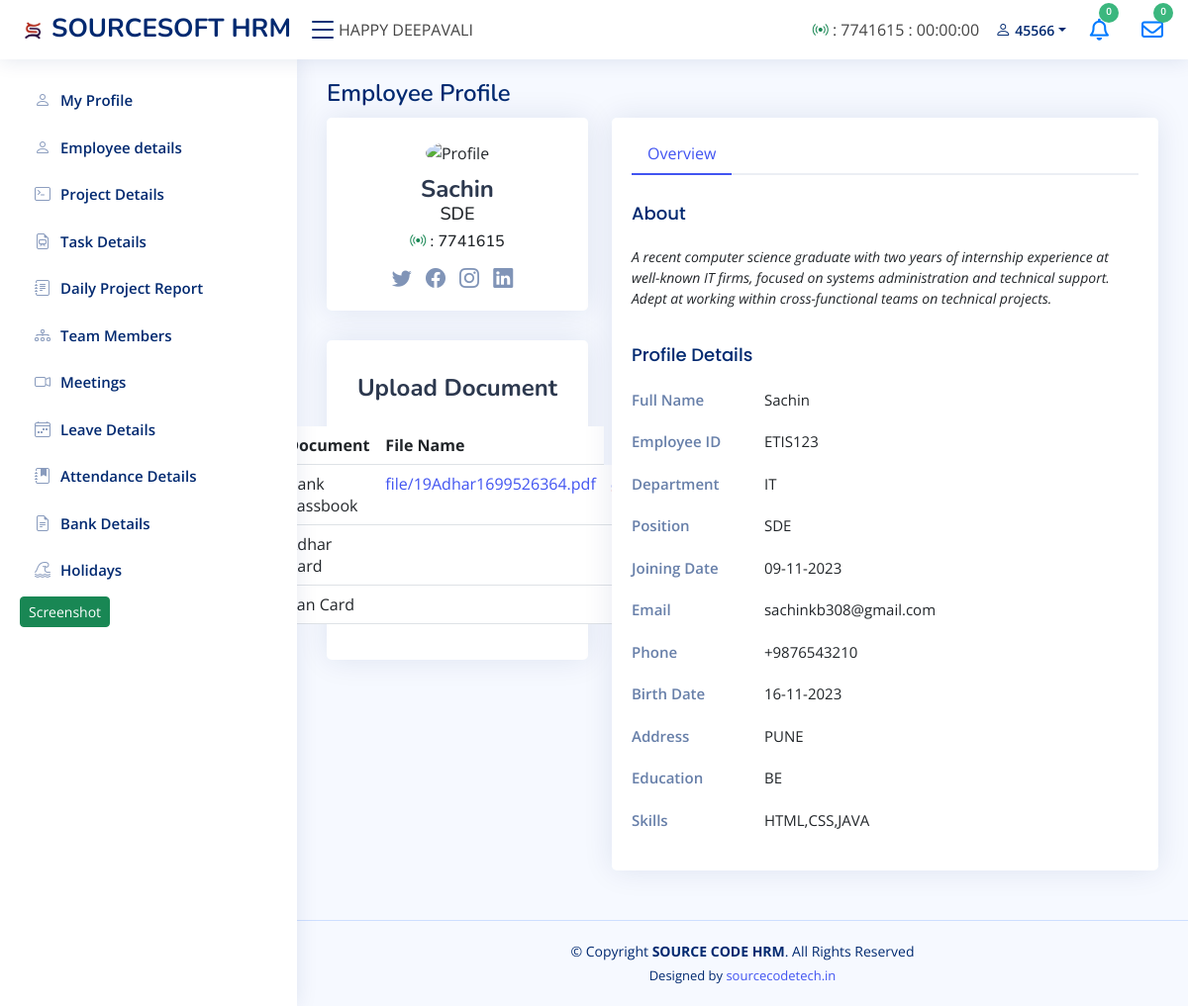
Screenshot of /sourcesoft/employee_dashboard/emp_profile1.php?id=ETIS123 (signed in) with the database file from the repository.
### tables this page shows
CREATE TABLE `notice` (
  `id` int(11) NOT NULL,
  `notice` varchar(500) NOT NULL
);

CREATE TABLE `emp_details` (
  `id` int(90) NOT NULL,
  `fname` varchar(100) NOT NULL,
  `empid` varchar(50) NOT NULL,
  `email` varchar(50) NOT NULL,
  `phno` varchar(12) NOT NULL,
  `username` varchar(50) NOT NULL,
  `pass` varchar(50) NOT NULL,
  `department` varchar(50) NOT NULL,
  `position` varchar(50) NOT NULL,
  `proname` varchar(200) NOT NULL,
  `sdate` varchar(40) NOT NULL,
  `edate` varchar(40) NOT NULL,
  `man` varchar(50) NOT NULL,
  `jdate` varchar(10) NOT NULL,
  `bdate` varchar(10) NOT NULL,
  `add` varchar(200) NOT NULL,
  `edu` varchar(40) NOT NULL,
  `about` text NOT NULL,
  `skills` varchar(50) NOT NULL,
  `status` varchar(255) NOT NULL,
  `last_act` datetime NOT NULL,
  `twitter` varchar(100) NOT NULL,
  `facebook` varchar(100) NOT NULL,
  `instagram` varchar(100) NOT NULL,
  `linkedin` varchar(100) NOT NULL,
  `profile_pic` varchar(300) NOT NULL,
  `adhar_card` varchar(300) NOT NULL,
  `pan_card` varchar(300) NOT NULL
);

CREATE TABLE `bank_details` (
  `id` int(20) NOT NULL,
  `empid` varchar(50) NOT NULL,
  `employeeName` varchar(30) NOT NULL,
  `accountNumber` varchar(40) NOT NULL,
  `bankName` varchar(50) NOT NULL,
  `branchName` varchar(100) NOT NULL,
  `ifscCode` varchar(50) NOT NULL,
  `bankpass` varchar(255) NOT NULL
);

### sourcesoft/employee_dashboard/emp_profile1.php (the view, shortened to what this page needs)
<?php
include 'connection.php';
?>
<!DOCTYPE html>
<html lang="en">
<head>
    <link href="assets/vendor/bootstrap/css/bootstrap.min.css" rel="stylesheet">
    <link href="assets/vendor/bootstrap-icons/bootstrap-icons.css" rel="stylesheet">
    <link href="assets/vendor/boxicons/css/boxicons.min.css" rel="stylesheet">
    <link href="assets/vendor/quill/quill.snow.css" rel="stylesheet">
    <link href="assets/vendor/quill/quill.bubble.css" rel="stylesheet">
    <link href="assets/vendor/remixicon/remixicon.css" rel="stylesheet">
    <link href="assets/vendor/simple-datatables/style.css" rel="stylesheet">
    <link rel=”stylesheet” href=”https://cdn.jsdelivr.net/npm/bootstrap@4.6.1/dist/css/bootstrap.min.css”>
    <link href="assets/css/style.css" rel="stylesheet">
    <link rel="stylesheet" href="https://cdn.jsdelivr.net/npm/sweetalert2@11.0.18/dist/sweetalert2.min.css">
</head>
<body>
    <?php include "include/header.php"; ?>
    <?php include "include/sidebar.php"; ?>
    <main id="main" class="main">
        <div class="pagetitle">
            <h1>Employee Profile</h1>
        </div>
        <section class="section profile">
            <div class="row">
                <div class="col-xl-4">
                <?php
                    $id = $_GET['id'];
                    $user_data = "SELECT * FROM emp_details WHERE empid='$id'";
                    $result = mysqli_query($conn, $user_data);
                    $show_data = mysqli_fetch_assoc($result);
                    $emp_fname = $show_data['fname'];
                    $emp_position = $show_data['position'];
                    $user_data1 = "SELECT * FROM bank_details WHERE empid='$id'";
                    $result1 = mysqli_query($conn, $user_data1);
                    $show_data1 = mysqli_fetch_assoc($result1);
                    ?>
                    <div class="card">
                        <div class="card-body profile-card pt-4 d-flex flex-column align-items-center">
                        <img src="./../admin_dashboard/assets/profile/<?php echo $show_data['profile_pic']; ?>" alt="Profile" class="rounded-circle">
                            <h2><?php echo "$emp_fname"; ?></h2>
                            <h3><?php echo "$emp_position"; ?></h3>
                            <?php $id = $_SESSION['session_id']; ?>
                            <h6><b><i class="bi bi-broadcast text-success"></i></b> : <?php echo "$id" ?></h6>
                            <div class="social-links mt-2">
                                <a href="<?php echo $show_data['twitter']; ?>" class="twitter"><i
                                        class="bi bi-twitter"></i></a>
                                <a href="<?php echo $show_data['facebook']; ?>" class="facebook"><i
                                        class="bi bi-facebook"></i></a>
                                <a href="<?php echo $show_data['instagram']; ?>" class="instagram"><i
                                        class="bi bi-instagram"></i></a>
                                <a href="<?php echo $show_data['linkedin']; ?>" class="linkedin"><i
                                        class="bi bi-linkedin"></i></a>
                            </div>
                        </div>
                    </div>
                    <div class="card">
    <div class="card-body profile-card pt-4 d-flex flex-column align-items-center">
        <h2>Upload Document</h2>
        <br>
        <table class="table">
            <thead>
                <tr>
                    <th>Document</th>
                    <th>File Name</th>
                </tr>
            </thead>
            <tbody>
                <tr>
                    <td>Bank Passbook</td>
                    <td>
                        <?php if (!empty($show_data1['bankpass'])) : ?>
                            <a download href="<?=$show_data1['bankpass'];?>"><?=$show_data1['bankpass'];?></a>
                        <?php endif; ?>
                    </td>
                </tr>
                <tr>
                    <td>Adhar Card</td>
                    <td>
                    </td>
                </tr>
                <tr>
                    <td>Pan Card</td>
                    <td>
                    </td>
                </tr>
            </tbody>
        </table>
    </div>
</div>
                </div>
                <div class="col-xl-8">
                    <div class="card">
                        <div class="card-body pt-3">
                            <ul class="nav nav-tabs nav-tabs-bordered">
                                <li class="nav-item">
                                    <button class="nav-link active" data-bs-toggle="tab"
                                        data-bs-target="#profile-overview">Overview</button>
                                </li>
                            </ul>
                            <div class="tab-content pt-2">
                                <div class="tab-pane fade show active profile-overview" id="profile-overview">
                                    <h5 class="card-title">About</h5>
                                    <p class="small fst-italic"><?php echo $show_data['about']; ?></p>
                                    <h5 class="card-title">Profile Details</h5>
                                    <div class="row">
                                        <div class="col-lg-3 col-md-4 label ">Full Name</div>
                                        <div class="col-lg-9 col-md-8"><?php echo $show_data['fname']; ?></div>
                                    </div>
                                    <div class="row">
                                        <div class="col-lg-3 col-md-4 label">Employee ID</div>
                                        <div class="col-lg-9 col-md-8"><?php echo $show_data['empid']; ?></div>
                                    </div>
                                    <div class="row">
                                        <div class="col-lg-3 col-md-4 label">Department</div>
                                        <div class="col-lg-9 col-md-8"><?php echo $show_data['department']; ?></div>
                                    </div>
                                    <div class="row">
                                        <div class="col-lg-3 col-md-4 label">Position</div>
                                        <div class="col-lg-9 col-md-8"><?php echo $show_data['position']; ?></div>
                                    </div>
                                    <div class="row">
                                        <div class="col-lg-3 col-md-4 label">Joining Date</div>
                                        <div class="col-lg-9 col-md-8">
                                            <?php echo date('d-m-Y', strtotime($show_data['jdate'])); ?></div>
                                    </div>
                                    <div class="row">
                                        <div class="col-lg-3 col-md-4 label">Email</div>
                                        <div class="col-lg-9 col-md-8"><?php echo $show_data['email']; ?></div>
                                    </div>
                                    <div class="row">
                                        <div class="col-lg-3 col-md-4 label">Phone</div>
                                        <div class="col-lg-9 col-md-8"><?php echo $show_data['phno']; ?></div>
                                    </div>
                                    <div class="row">
                                        <div class="col-lg-3 col-md-4 label">Birth Date</div>
                                        <div class="col-lg-9 col-md-8">
                                            <?php echo date('d-m-Y', strtotime($show_data['bdate'])); ?></div>
                                    </div>
                                    <div class="row">
                                        <div class="col-lg-3 col-md-4 label">Address</div>
                                        <div class="col-lg-9 col-md-8"><?php echo $show_data['add']; ?></div>
                                    </div>
                                    <div class="row">
                                        <div class="col-lg-3 col-md-4 label">Education</div>
                                        <div class="col-lg-9 col-md-8"><?php echo $show_data['edu']; ?></div>
                                    </div>
                                    <div class="row">
                                        <div class="col-lg-3 col-md-4 label">Skills</div>
                                        <div class="col-lg-9 col-md-8"><?php echo $show_data['skills']; ?></div>
                                    </div>
                                </div>
        </section>
    </main>
    <?php include "include/footer.php"; ?>
</body>

### sourcesoft/employee_dashboard/include/header.php (shortened to what this page needs)
<!DOCTYPE html>
<html lang="en">
<head>
    <link rel="stylesheet" href="https://cdnjs.cloudflare.com/ajax/libs/font-awesome/6.4.2/css/all.min.css"
 />
</head>
<?php
include('connection.php');
if (isset($_SESSION['start_time'])) {
    $currentTime = time();
    $startTime = $_SESSION['start_time'];
}
?>
<header id="header" class="header fixed-top d-flex align-items-center">
    <div class="d-flex align-items-center justify-content-between">
        <a href="emp_profile" class="logo d-flex align-items-center">
            <span class="d-none d-lg-block"><img src="assets\img\sourcesoft_logo.png" alt="SOURCESOFT">SOURCESOFT
                HRM</span>
        </a>
        <i class="bi bi-list toggle-sidebar-btn"></i>
    </div>
    <div>
        <marquee direction="left" behavior="scroll">
            <?php
   $query_result = mysqli_query($conn, "SELECT * FROM `notice`");
     while ($result = mysqli_fetch_array($query_result)) {
    ?>
            <?php echo $result['notice']; ?>&nbsp;&nbsp;&nbsp;&nbsp;&nbsp;&nbsp;
            <?php
    }
    ?>
        </marquee>
    </div>
    <nav class="header-nav ms-auto">
        <ul class="d-flex align-items-center">
            <?php $sessionDuration = $currentTime - $startTime;
            $formattedDuration = gmdate("H:i:s", $sessionDuration);
            ?>
            <?php $id = $_SESSION['session_id']; ?>
            <li>
                <div class="pt-3 pe-3">
                    <p>
                        <i class="bi bi-broadcast text-success"></i> : <?php echo "$id" ?> :
                        <?php echo "$formattedDuration" ?>
                    </p>
                </div>
            </li>
            <?php $user =  $_SESSION['auth_user'];
            $user_data = "SELECT * FROM emp_details WHERE username = '$user'";
            $result = mysqli_query($conn, $user_data);
            $show_data = mysqli_fetch_assoc($result);
            $empid = $show_data['empid'];
            ?>
            <li class="nav-item dropdown pe-3">
                <a class="nav-link nav-profile d-flex align-items-center pe-0" href="#" data-bs-toggle="dropdown">
                    <i class="bi bi-person"></i>
                    <span class="d-none d-md-block dropdown-toggle ps-1"><?php echo "$empid"; ?></span>
                </a>
            </li>
            <li class="nav-item">
    <a class="nav-link nav-icon" href="#" data-bs-toggle="dropdown">
        <div class="nav-item dropdown ms-2">
            <?php
            $id = $_SESSION['auth_user'];
            $orderSql = "SELECT * FROM assign_task WHERE status = 'To-Do' && emp_id = '$id' ";
            $orderQuery = mysqli_query($conn, $orderSql);
            $countOrder = mysqli_num_rows($orderQuery);
            ?>
            <span class="badge rounded-pill" style="height: 20px; width: 20px; font-size: 10px;">
                <?php echo $countOrder; ?></span>
            <?php if ($countOrder > 0) { ?>
                <a href='emp_task'> <i class="fa-solid fa-bell fa-shake fa-lg" style="color:#007bff;"></i></a>
            <?php } else { ?>
                <i class="fa-regular fa-bell" style="color:#007bff;"></i>
            <?php } ?>
        </div>
    </a>
</li>
<li class="nav-item">
    <a class="nav-link nav-icon" href="#" data-bs-toggle="dropdown">
        <div class="nav-item dropdown ms-2">
            <?php
            $orderSql = "SELECT * FROM project WHERE status = 'Not Started'";
            $orderQuery = mysqli_query($conn, $orderSql);
            $countOrder = mysqli_num_rows($orderQuery);
            ?>
            <span class="badge rounded-pill" style="height: 20px; width: 20px; font-size: 10px;">
                <?php echo $countOrder; ?></span>
            <?php if ($countOrder > 0) { ?>
                <a href='emp_project'> <i class="fa-solid fa-envelope fa-shake fa-lg" style="color: #007bff;"></i></a>
            <?php } else { ?>
                <i class="fa-regular fa-envelope" style="color: #007bff;"></i>
            <?php } ?>
        </div>
    </a>
</li>
        </ul>
    </nav>
</header>
</html>

### rows the page displays
notice: notice "HAPPY DEEPAVALI"
emp_details: empid "45566"
emp_details: fname "Sachin", position "SDE", about "A recent computer science graduate with two years of internship experience at well-known IT firms, focused on systems administration and technical support. Adept at working within cross-functional teams on technical projects.", empid "ETIS123", department "IT", jdate "09-11-2023", email "sachinkb308@gmail.com", phno "+9876543210", bdate "16-11-2023", add "PUNE", edu "BE", skills "HTML,CSS,JAVA"
bank_details: bankpass "file/19Adhar1699526364.pdf"

### other values shown
$id "7741615"
$formattedDuration "00:00:00"
$countOrder "0"
